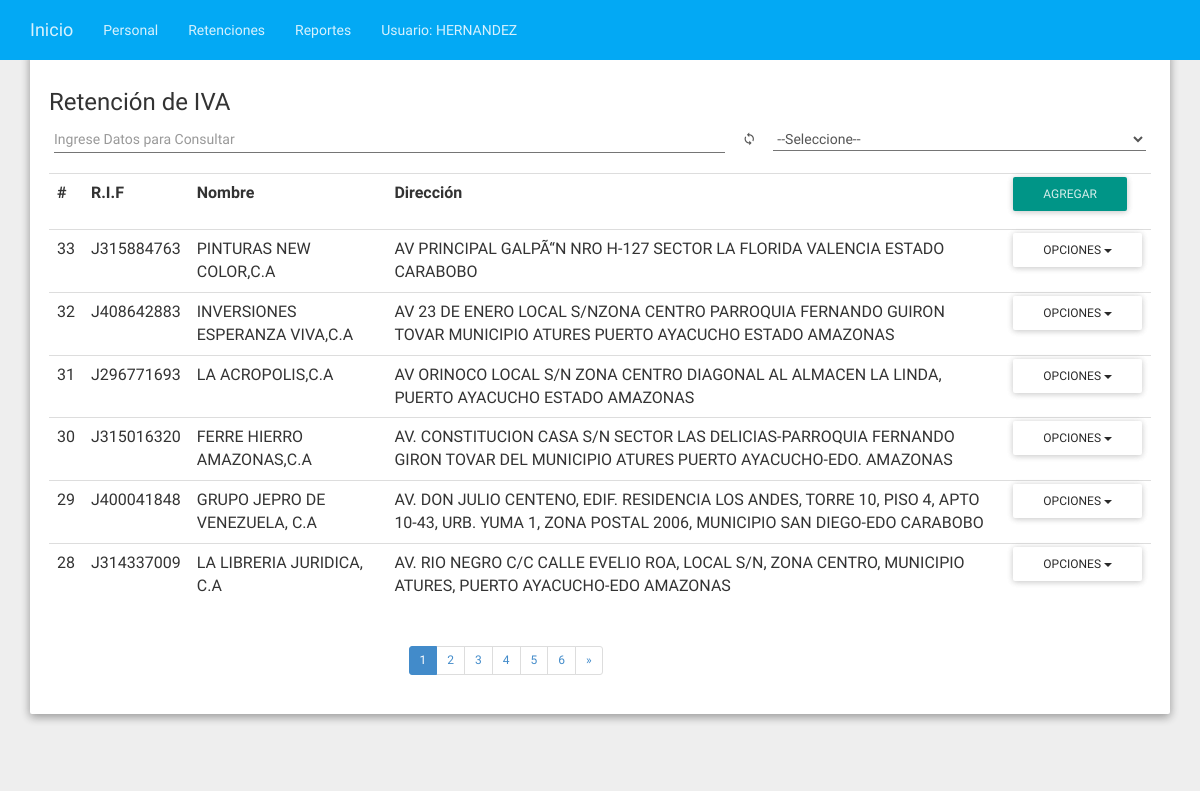
The page /php/tpl_retencion_iva.php (signed in) on the database its author committed.
### tables this page shows
CREATE TABLE `tbl_sujeto_retenido` (
  `id_sujeto_retenido` int(11) NOT NULL,
  `nombre_sujeto` varchar(100) DEFAULT NULL,
  `direccion_sujeto` text,
  `rif_sujeto` varchar(10) DEFAULT NULL
);

### php/tpl_retencion_iva.php (the view, shortened to what this page needs)
<?php
    require('helpers.php');
    require('conectar.php');
    @$buscador = '';
    $_pagi_sql  = "select * from tbl_sujeto_retenido ".$buscador." order by id_sujeto_retenido desc";
    $_pagi_cuantos = 6;
    include("paginator.inc.php");
?>
<!DOCTYPE html>
<html lang="en">
<body>
    <div class="container">
       <div id="principal">
        <header class="jumbotron hero-spacer">
        <div class="row">
            <div class="col-lg-12" >
                <h3> Retención de IVA </h3>
            </div>
        </div>
           <div class="input-group" align="center">
                <input class="form-control" type="text"  id="buscador" placeholder="Ingrese Datos para Consultar">
                <span class="input-group-addon" ><span class="mdi-notification-sync" ></span></span>
                <select  class="form-control" id="var_busqueda" onchange="consulta('tpl_retencion_iva')" >
                        <option value="">--Seleccione--</option>
                </select>
            </div>
        <br>
        <?php
            if(@mysqli_num_rows($_pagi_result) == 0)
            {
        ?>
                <tr>
                  <th><div class="alert alert-warning" align="center" role="alert">No existen registros.! <br> Para Registrar Clic <a href="javascript:void(0)" onclick="modal('agregar')" title="Registrar Personal">Aquí</a></div></th>
                </tr>
        <?php
            }
            else
            {
        ?>
          <table class="table table-hover">
                <tr>
                  <th>#</th>
                  <th>R.I.F</th>
                  <th>Nombre</th>
                  <th >Dirección</th>
                  <th>
                      <div style="margin-top: -5px" class="btn-group">
                          <a href="javascript:void(0)" class="btn btn-sm btn-primary" onclick="modal('agregar')">Agregar</a>
                      </div>
                  </th>
                </tr>
        <?php
                while($fila = mysqli_fetch_array($_pagi_result))
                {
        ?>
                <tr>
                  <td><?= $fila['id_sujeto_retenido'];?></td>
                  <td><?= $fila['rif_sujeto'];?></td>
                  <td><?= $fila['nombre_sujeto'];?></td>
                  <td><?= $fila['direccion_sujeto'];?></td>
                  <td>
                      <div class="btn-group" style="margin-top: -5px" >
                        <button type="button" class="btn btn-sm btn-default dropdown-toggle" data-toggle="dropdown">
                          Opciones <span class="caret"></span>
                        </button>
                      </div>
                  </td>
                </tr>
        <?php
                }
            }
        ?>
          </table>
            <div class="row">
              <div class="col-md-3"></div>
              <div class="col-md-4" align="center">   <ul class='pagination pagination-sm'><?= $_pagi_navegacion; ?></ul></div>
              <div class="col-md-4"></div>
            </div>
            </header>
          </div>
    </div>
</body>
</html>

### componentes/css/modern-business.css (style rules this page uses)
html, body { height: 100%; }
body { padding-top: 50px; }

### rows shown on the page
tbl_sujeto_retenido: id_sujeto_retenido "33", rif_sujeto "J315884763", nombre_sujeto "PINTURAS NEW COLOR,C.A", direccion_sujeto "AV PRINCIPAL GALPÃ“N NRO H-127 SECTOR LA FLORIDA VALENCIA ESTADO CARABOBO"
tbl_sujeto_retenido: id_sujeto_retenido "32", rif_sujeto "J408642883", nombre_sujeto "INVERSIONES ESPERANZA VIVA,C.A", direccion_sujeto "AV 23 DE ENERO LOCAL S/NZONA CENTRO PARROQUIA FERNANDO GUIRON TOVAR MUNICIPIO ATURES PUERTO AYACUCHO ESTADO AMAZONAS"
tbl_sujeto_retenido: id_sujeto_retenido "31", rif_sujeto "J296771693", nombre_sujeto "LA ACROPOLIS,C.A", direccion_sujeto "AV ORINOCO LOCAL S/N ZONA CENTRO DIAGONAL AL ALMACEN LA LINDA, PUERTO AYACUCHO ESTADO AMAZONAS"
tbl_sujeto_retenido: id_sujeto_retenido "30", rif_sujeto "J315016320", nombre_sujeto "FERRE HIERRO AMAZONAS,C.A", direccion_sujeto "AV. CONSTITUCION CASA S/N SECTOR LAS DELICIAS-PARROQUIA FERNANDO GIRON TOVAR DEL MUNICIPIO ATURES PUERTO AYACUCHO-EDO. AMAZONAS"
tbl_sujeto_retenido: id_sujeto_retenido "29", rif_sujeto "J400041848", nombre_sujeto "GRUPO JEPRO DE VENEZUELA, C.A", direccion_sujeto "AV. DON JULIO CENTENO, EDIF. RESIDENCIA LOS ANDES, TORRE 10, PISO 4, APTO 10-43, URB. YUMA 1, ZONA POSTAL 2006, MUNICIPIO SAN DIEGO-EDO CARABOBO"
tbl_sujeto_retenido: id_sujeto_retenido "28", rif_sujeto "J314337009", nombre_sujeto "LA LIBRERIA JURIDICA, C.A", direccion_sujeto "AV. RIO NEGRO C/C CALLE EVELIO ROA, LOCAL S/N, ZONA CENTRO, MUNICIPIO ATURES, PUERTO AYACUCHO-EDO AMAZONAS"

### other values the page prints
$_pagi_nav_siguiente "»"
